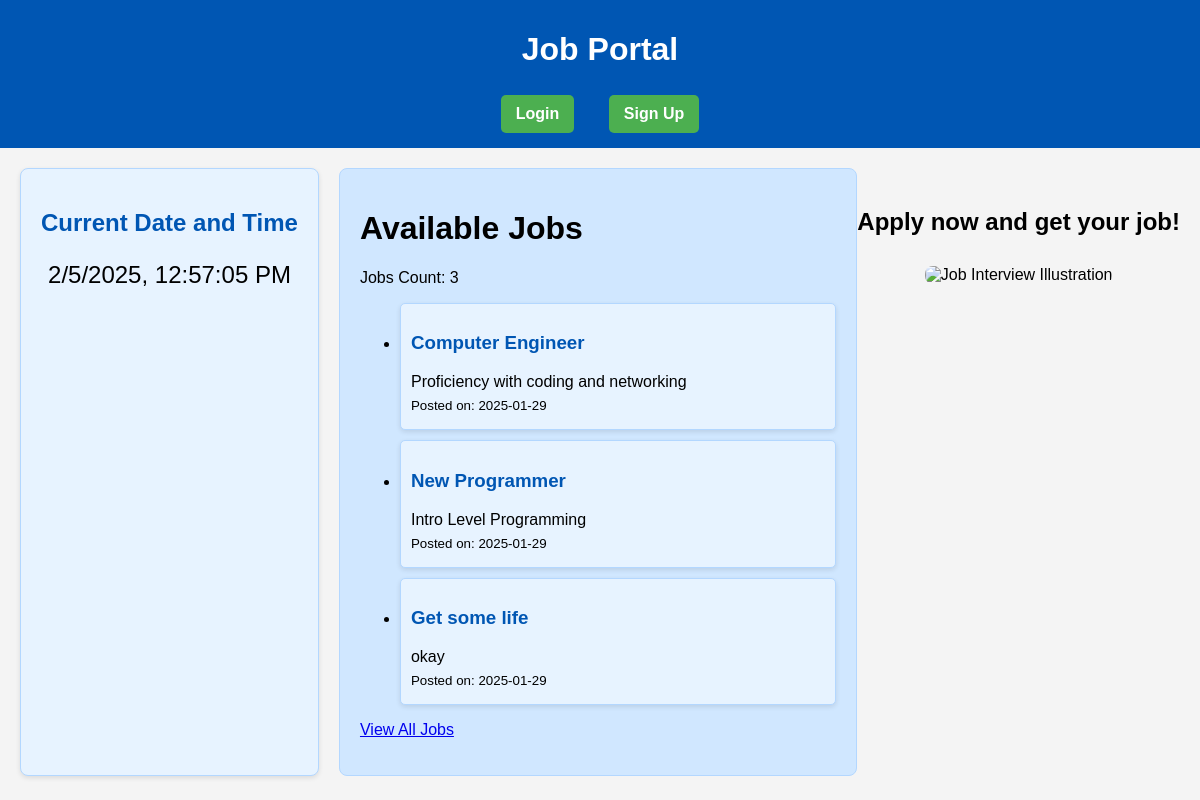
The page / on the database its author committed.
### Job_portal/models.py (models this page shows, shortened)
class Job(db.Model):
    id = db.Column(db.Integer, primary_key=True)
    title = db.Column(db.String(100), nullable=False)
    description = db.Column(db.String(500), nullable=False)
    date_posted = db.Column(db.DateTime, default=datetime.utcnow)
    user_id = db.Column(db.Integer, db.ForeignKey('user.id'), nullable=False)
    applications = db.relationship('Application', backref='job', lazy=True, cascade="all, delete-orphan")  # Added cascade option

### Job_portal/routes.py (the view)
@main.route('/')
def index():
    jobs = Job.query.all()
    return render_template('index.html', jobs=jobs)

### Job_portal/templates/index.html (shortened to what this page needs)
<!DOCTYPE html>
<html lang="en">
<head>
    <link rel="stylesheet" href="static/styles.css">
</head>
<body>
    <header>
        <h1>Job Portal</h1>
        <div>
            {% if session.user_id %}
                <form action="{{ url_for('main.logout') }}" method="POST" style="display:inline;">
                    <button type="submit" class="logout-button">Logout</button>
                </form>
                <div class="header-button"><a href="/add">Post a Job</a></div>
                <div class="header-button"><a href="/jobs">List of Jobs</a></div>
                <div class="header-button"><a href="/admin">Admin Panel</a></div>
            {% else %}
                <div class="header-button"><a href="/login">Login</a></div>
                <div class="header-button"><a href="/signup">Sign Up</a></div>
            {% endif %}
        </div>
    </header>
    <div class="homepage-container">
        <div class="clock-container">
            <h2>Current Date and Time</h2>
            <p id="date-time"></p>
        </div>
        <div class="job-listing-container">
            <h1>Available Jobs</h1>
            <p>Jobs Count: {{ jobs|length }}</p>
            <ul>
                {% if jobs and jobs|length > 0 %}
                    {% for job in jobs %}
                        <li class="job-item">
                            <h3>{{ job.title }}</h3>
                            <p>{{ job.description }}</p>
                            <p><small>Posted on: {{ job.date_posted.strftime('%Y-%m-%d') }}</small></p>
                        </li>
                    {% endfor %}
                {% else %}
                    <li>No jobs available.</li>
                {% endif %}
            </ul>
            <p><a href="/jobs">View All Jobs</a></p>
        </div>
        <div class="image-section">
            <h2>Apply now and get your job!</h2>
            <img src="{{ url_for('static', filename='images/job_interview.png') }}" alt="Job Interview Illustration" class="featured-image">
        </div>
    </div>
</body>
</html>

### Job_portal/static/styles.css (style rules this page uses)
body { font-family: Arial, sans-serif; margin: 0; padding: 0; background-color: #f4f4f4; }
header { background-color: #0056b3; color: white; padding: 10px 20px; text-align: center; }
header a { color: white; margin: 0 10px; text-decoration: none; font-weight: bold; }
.clock-container { background-color: #e7f3ff; border: 1px solid #b3d7ff; border-radius: 8px; padding: 20px; width: auto; max-width: 300px; box-shadow: 0 2px 5px rgba(0, 0, 0, 0.1); }
.job-listing-container { background-color: #d0e7ff; border: 1px solid #b3d7ff; border-radius: 8px; padding: 20px; margin-left: 20px; flex-grow: 1; max-width: 700px; }
.job-item { background-color: #ffffff; border: 1px solid #b3d7ff; border-radius: 8px; padding: 15px; margin: 10px 0; box-shadow: 0 2px 5px rgba(0, 0, 0, 0.1); }
.job-item h3 { color: #0056b3; }
.job-item p { margin: 5px 0; }
.homepage-container { display: flex; justify-content: space-between; padding: 20px; }
.clock-container h2 { text-align: center; color: #0056b3; }
.clock-container p { text-align: center; font-size: 1.5em; }
.header-button { display: inline-block; margin: 5px; }
.header-button a { display: block; padding: 10px 15px; background-color: #4CAF50; color: white; border-radius: 5px; text-align: center; text-decoration: none; transition: background-color 0.3s ease; }
.user-item, .job-item { background-color: #e7f3ff; border: 1px solid #b3d7ff; border-radius: 5px; padding: 10px; margin: 10px 0; }
.image-section { margin-top: 20px; text-align: center; }
.featured-image { width: 300px; height: auto; margin: 10px; border-radius: 8px; }

### rows shown on the page
Job: title "Computer Engineer", description "Proficiency with coding and networking", date_posted "2025-01-29"
Job: title "New Programmer", description "Intro Level Programming", date_posted "2025-01-29"
Job: title "Get some life", description "okay", date_posted "2025-01-29"

### other values the page prints
{{ jobs|length }} "3"
